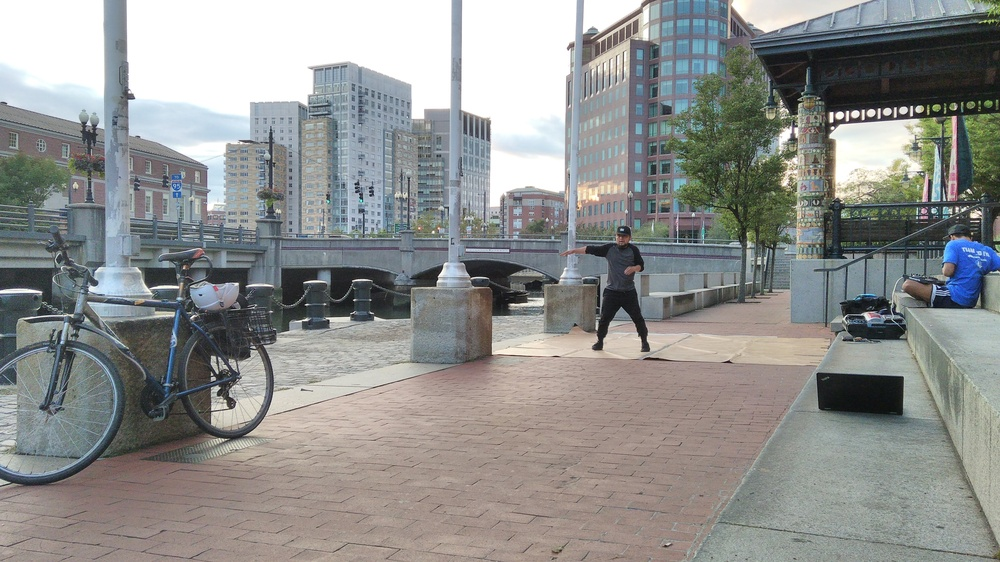
%> input picture hw2/questions/RISDance.jpg, 1000 x 562 px, shrunk from 3840 x 2160 before the run
$ octave hw2_q2.m   (GNU Octave 9; MATLAB toolbox functions it lacks are replaced by stand-ins)
%> lines starting %> are read from the running program, lines starting %| are printed output that depends on the picture
I=im2double(imread('RISDance.jpg'));
f1 = [0,0,0,0,0;0,0,0,0,0;0,0,0,0,1;0,0,0,0,0;0,0,0,0,0];
f2 = [1,0,0,0,-1;2,0,0,0,-2;3,0,0,0,-3;2,0,0,0,-2;1,0,0,0,-1];
f3 = f2';
f4 = [0,0,0,0,0;0,0,0,0,0;0,0,2,0,0;0,0,0,0,0;0,0,0,0,0] - ones(5)/25;
%h=imfilter( I, fspecial('sobel'));
h_corr=imfilter(I,f2);
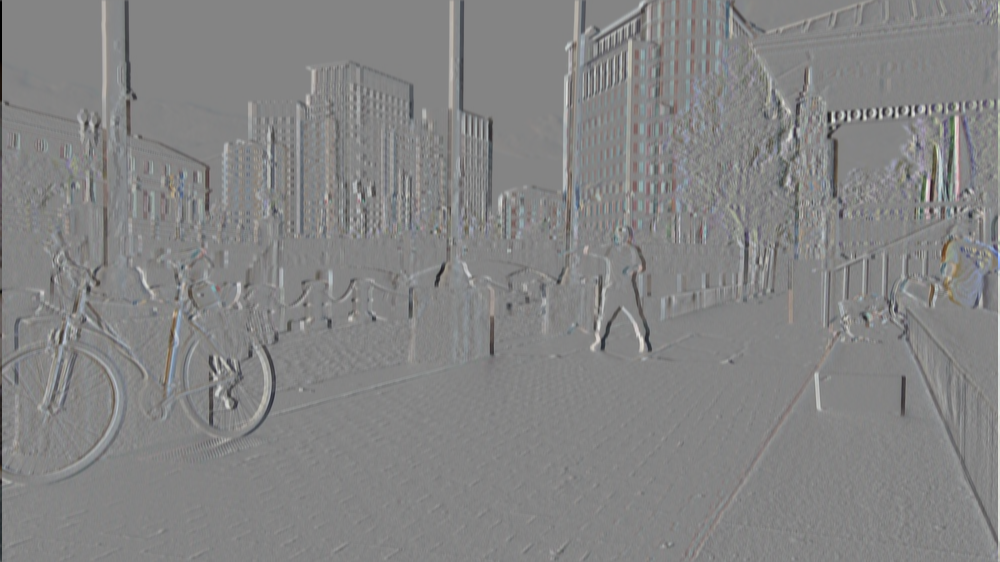
%> h_corr: size 562x1000x3 double; mean R, G, B 0.00147, 0.00138, 0.00227; drawn with min black and max white
h_conv=imfilter(I,f2,'conv');
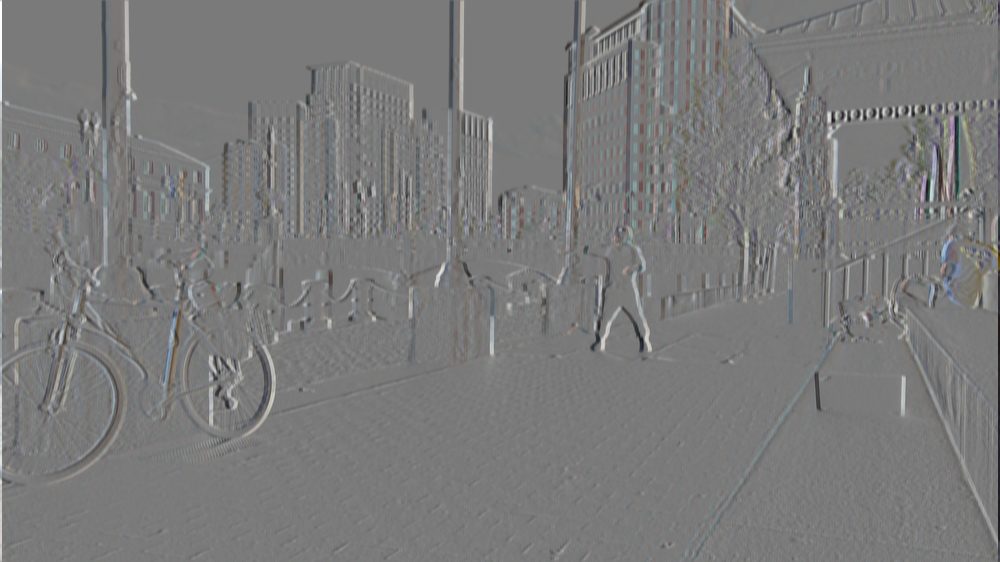
%> h_conv: size 562x1000x3 double; mean R, G, B -0.00147, -0.00138, -0.00227; drawn with min black and max white
figure(1); imshow(I);
figure(2); imshow(h_corr);
%> after `imshow(h_corr)`:
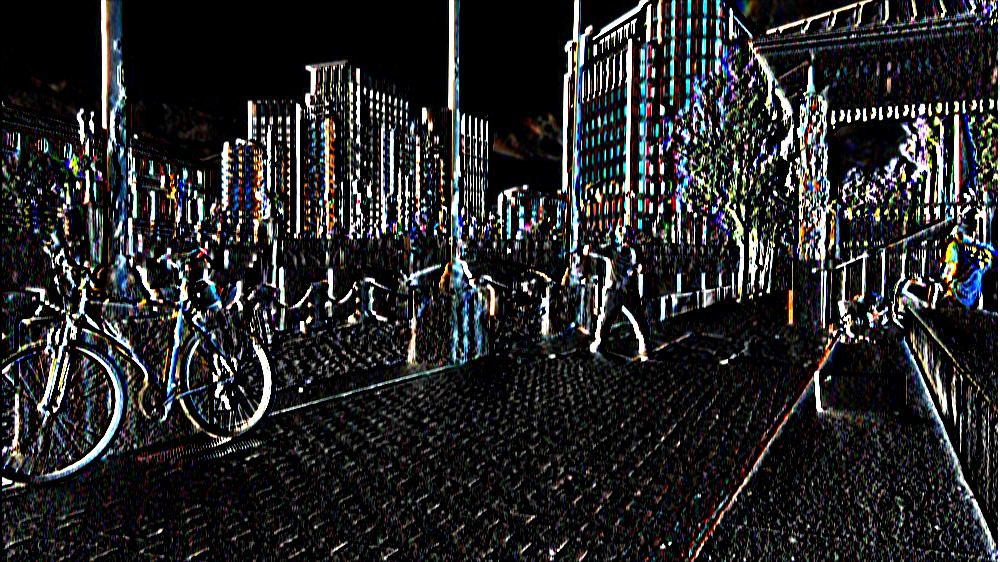
%> displayed picture: size 562x1000x3, on the screen's scale of 0 to 255; mean R, G, B 39.4, 40.1, 40.8
figure(3); imshow(h_conv);
%> after `imshow(h_conv)`:
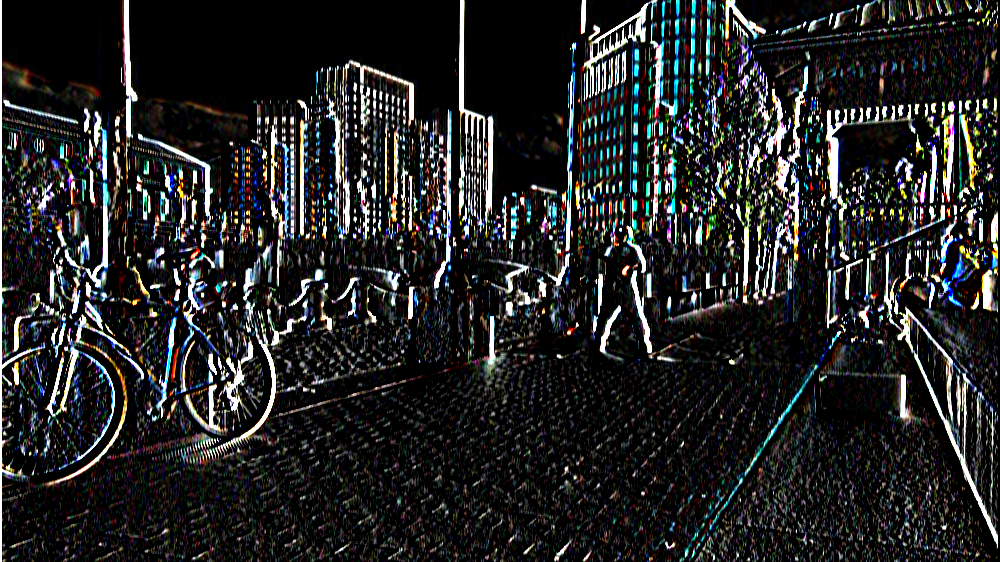
%> displayed picture: size 562x1000x3, on the screen's scale of 0 to 255; mean R, G, B 36.6, 37.3, 37.6
